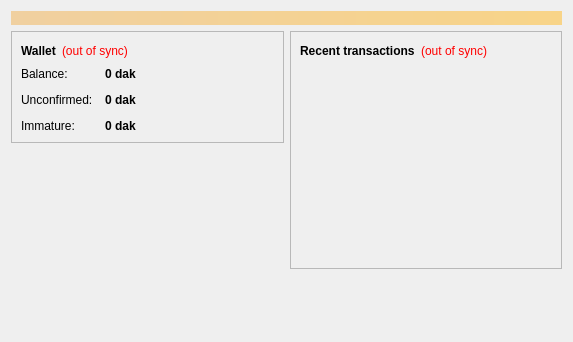
<?xml version="1.0" encoding="UTF-8"?>
<ui version="4.0">
 <class>OverviewPage</class>
 <widget class="QWidget" name="OverviewPage">
  <property name="geometry">
   <rect>
    <x>0</x>
    <y>0</y>
    <width>573</width>
    <height>342</height>
   </rect>
  </property>
  <property name="windowTitle">
   <string>Form</string>
  </property>
  <layout class="QVBoxLayout" name="topLayout">
   <item>
    <widget class="QLabel" name="labelAlerts">
     <property name="visible">
      <bool>false</bool>
     </property>
     <property name="styleSheet">
      <string notr="true">background-color: qlineargradient(x1: 0, y1: 0, x2: 1, y2: 0, stop:0 #F0D0A0, stop:1 #F8D488); color:#000000;</string>
     </property>
     <property name="wordWrap">
      <bool>true</bool>
     </property>
     <property name="margin">
      <number>3</number>
     </property>
    </widget>
   </item>
   <item>
    <layout class="QHBoxLayout" name="horizontalLayout" stretch="1,1">
     <item>
      <layout class="QVBoxLayout" name="verticalLayout_2">
       <item>
        <widget class="QFrame" name="frame">
         <property name="frameShape">
          <enum>QFrame::StyledPanel</enum>
         </property>
         <property name="frameShadow">
          <enum>QFrame::Raised</enum>
         </property>
         <layout class="QVBoxLayout" name="verticalLayout_4">
          <item>
           <layout class="QHBoxLayout" name="horizontalLayout_4">
            <item>
             <widget class="QLabel" name="label_5">
              <property name="font">
               <font>
                <weight>75</weight>
                <bold>true</bold>
               </font>
              </property>
              <property name="text">
               <string>Wallet</string>
              </property>
             </widget>
            </item>
            <item>
             <widget class="QLabel" name="labelWalletStatus">
              <property name="toolTip">
               <string>The displayed information may be out of date. Your wallet automatically synchronizes with the DakotaCoin network after a connection is established, but this process has not completed yet.</string>
              </property>
              <property name="styleSheet">
               <string notr="true">QLabel { color: red; }</string>
              </property>
              <property name="text">
               <string notr="true">(out of sync)</string>
              </property>
              <property name="alignment">
               <set>Qt::AlignLeading|Qt::AlignLeft|Qt::AlignVCenter</set>
              </property>
             </widget>
            </item>
            <item>
             <spacer name="horizontalSpacer_2">
              <property name="orientation">
               <enum>Qt::Horizontal</enum>
              </property>
              <property name="sizeHint" stdset="0">
               <size>
                <width>40</width>
                <height>20</height>
               </size>
              </property>
             </spacer>
            </item>
           </layout>
          </item>
          <item>
           <layout class="QFormLayout" name="formLayout_2">
            <property name="fieldGrowthPolicy">
             <enum>QFormLayout::AllNonFixedFieldsGrow</enum>
            </property>
            <property name="horizontalSpacing">
             <number>12</number>
            </property>
            <property name="verticalSpacing">
             <number>12</number>
            </property>
            <item row="0" column="0">
             <widget class="QLabel" name="label">
              <property name="text">
               <string>Balance:</string>
              </property>
             </widget>
            </item>
            <item row="0" column="1">
             <widget class="QLabel" name="labelBalance">
              <property name="font">
               <font>
                <weight>75</weight>
                <bold>true</bold>
               </font>
              </property>
              <property name="cursor">
               <cursorShape>IBeamCursor</cursorShape>
              </property>
              <property name="toolTip">
               <string>Your current balance</string>
              </property>
              <property name="text">
               <string notr="true">0 dak</string>
              </property>
              <property name="textInteractionFlags">
               <set>Qt::LinksAccessibleByMouse|Qt::TextSelectableByKeyboard|Qt::TextSelectableByMouse</set>
              </property>
             </widget>
            </item>
            <item row="1" column="0">
             <widget class="QLabel" name="label_3">
              <property name="text">
               <string>Unconfirmed:</string>
              </property>
             </widget>
            </item>
            <item row="1" column="1">
             <widget class="QLabel" name="labelUnconfirmed">
              <property name="font">
               <font>
                <weight>75</weight>
                <bold>true</bold>
               </font>
              </property>
              <property name="cursor">
               <cursorShape>IBeamCursor</cursorShape>
              </property>
              <property name="toolTip">
               <string>Total of transactions that have yet to be confirmed, and do not yet count toward the current balance</string>
              </property>
              <property name="text">
               <string notr="true">0 dak</string>
              </property>
              <property name="textInteractionFlags">
               <set>Qt::LinksAccessibleByMouse|Qt::TextSelectableByKeyboard|Qt::TextSelectableByMouse</set>
              </property>
             </widget>
            </item>
            <item row="2" column="0">
             <widget class="QLabel" name="labelImmatureText">
              <property name="text">
               <string>Immature:</string>
              </property>
             </widget>
            </item>
            <item row="2" column="1">
             <widget class="QLabel" name="labelImmature">
              <property name="font">
               <font>
                <weight>75</weight>
                <bold>true</bold>
               </font>
              </property>
              <property name="toolTip">
               <string>Mined balance that has not yet matured</string>
              </property>
              <property name="text">
               <string notr="true">0 dak</string>
              </property>
              <property name="textInteractionFlags">
               <set>Qt::LinksAccessibleByMouse|Qt::TextSelectableByKeyboard|Qt::TextSelectableByMouse</set>
              </property>
             </widget>
            </item>
           </layout>
          </item>
         </layout>
        </widget>
       </item>
       <item>
        <spacer name="verticalSpacer">
         <property name="orientation">
          <enum>Qt::Vertical</enum>
         </property>
         <property name="sizeHint" stdset="0">
          <size>
           <width>20</width>
           <height>40</height>
          </size>
         </property>
        </spacer>
       </item>
      </layout>
     </item>
     <item>
      <layout class="QVBoxLayout" name="verticalLayout_3">
       <item>
        <widget class="QFrame" name="frame_2">
         <property name="frameShape">
          <enum>QFrame::StyledPanel</enum>
         </property>
         <property name="frameShadow">
          <enum>QFrame::Raised</enum>
         </property>
         <layout class="QVBoxLayout" name="verticalLayout">
          <item>
           <layout class="QHBoxLayout" name="horizontalLayout_2">
            <item>
             <widget class="QLabel" name="label_4">
              <property name="text">
               <string>&lt;b&gt;Recent transactions&lt;/b&gt;</string>
              </property>
             </widget>
            </item>
            <item>
             <widget class="QLabel" name="labelTransactionsStatus">
              <property name="toolTip">
               <string>The displayed information may be out of date. Your wallet automatically synchronizes with the DakotaCoin network after a connection is established, but this process has not completed yet.</string>
              </property>
              <property name="styleSheet">
               <string notr="true">QLabel { color: red; }</string>
              </property>
              <property name="text">
               <string notr="true">(out of sync)</string>
              </property>
              <property name="alignment">
               <set>Qt::AlignRight|Qt::AlignTrailing|Qt::AlignVCenter</set>
              </property>
             </widget>
            </item>
            <item>
             <spacer name="horizontalSpacer">
              <property name="orientation">
               <enum>Qt::Horizontal</enum>
              </property>
              <property name="sizeHint" stdset="0">
               <size>
                <width>40</width>
                <height>20</height>
               </size>
              </property>
             </spacer>
            </item>
           </layout>
          </item>
          <item>
           <widget class="QListView" name="listTransactions">
            <property name="styleSheet">
             <string notr="true">QListView { background: transparent; }</string>
            </property>
            <property name="frameShape">
             <enum>QFrame::NoFrame</enum>
            </property>
            <property name="verticalScrollBarPolicy">
             <enum>Qt::ScrollBarAlwaysOff</enum>
            </property>
            <property name="horizontalScrollBarPolicy">
             <enum>Qt::ScrollBarAlwaysOff</enum>
            </property>
            <property name="selectionMode">
             <enum>QAbstractItemView::NoSelection</enum>
            </property>
           </widget>
          </item>
         </layout>
        </widget>
       </item>
       <item>
        <spacer name="verticalSpacer_2">
         <property name="orientation">
          <enum>Qt::Vertical</enum>
         </property>
         <property name="sizeHint" stdset="0">
          <size>
           <width>20</width>
           <height>40</height>
          </size>
         </property>
        </spacer>
       </item>
      </layout>
     </item>
    </layout>
   </item>
  </layout>
 </widget>
 <resources/>
 <connections/>
</ui>
